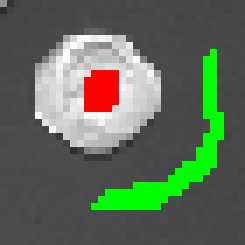
#> input picture coins35m.png, 35 x 35 px, given in place of coins10.png, which was not available (shown 7 times larger)
$ python Image2Graph_4.py
#> lines starting #> are read from the running program, lines starting #| are printed output that depends on the picture; after the words box and inside, x2 and y2 are one past the last pixel; in counts of white or black regions, pixels touching at a corner belong together; pictures that were not available may be replaced by others from this repository, and a replacement may not be noted
### FgBghist.py
# -*- coding: utf-8 -*-
"""
Created on Sat May 27 22:18:57 2023

@author: Joe
"""

from PIL import Image,ImageOps
import cv2
import numpy as np
import matplotlib.pyplot as plt
import networkx as nx
import pickle


def get_hist(fname):


    image1 = Image.open(fname+'m.png')
    imageGrey = ImageOps.grayscale(Image.open(fname+'.png'))
    imageGrey=np.asarray(imageGrey)
    image1 = np.asarray(image1)

    # image1 = cv2.imread(fname+'m.png')
    # imageGrey = cv2.imread(fname+'.png',0)

    R=image1[:,:,0]
    G=image1[:,:,1]
    B=image1[:,:,2]

    pixelsFg=[]
    pixelsBg=[]


    [r,c]=np.shape(B)

    for i in range(r):
        for j in range(c):
            if R[i][j]==255 and G[i][j]==0 and B[i][j]==0:
                pixelsFg.append([i,j])
            if R[i][j]==0 and G[i][j]==255 and B[i][j]==0:
                pixelsBg.append([i,j])

    bg=np.zeros([r,c])
    fg=np.zeros([r,c])


    histBg=[0 for i in range(255)]
    histFg=[0 for i in range(255)]

    for i in pixelsBg:
        bg[i[0]][i[1]]=255
        histBg[imageGrey[i[0]][i[1]]]+=1
    for i in pixelsFg:
        fg[i[0]][i[1]]=255
        histFg[imageGrey[i[0]][i[1]]]+=1
    histBgNorm=histBg#[(i/len(histBg)) for i in histBg]
    histFgNorm=histFg#[(i/len(histFg)) for i in histFg]
    # plt.plot([i/len(histBg) for i in histBg])
    # plt.plot([i/len(histFg) for i in histFg])
    # plt.show()
    return [histBgNorm,histFgNorm,pixelsBg,pixelsFg]

### Image2Graph_4.py
# -*- coding: utf-8 -*-
"""
Created on Wed May 24 16:16:20 2023

@author: JoeP
"""
import cv2
import numpy as np
import matplotlib.pyplot as plt
import math
import networkx as nx
import pickle
from FgBghist import get_hist
# In[]


def position(C,i,j):
    return (C*i)+j

# def index(R,C,pos):
#     return [int(pos/(R-1))-1,pos-int(pos/C)*C]

# In[]

fname='coins10'
# image1=np.ones([4,4])
# image1[1][0]=220
# image1[0][1]=190
image1 = cv2.imread(fname+'.png',0)
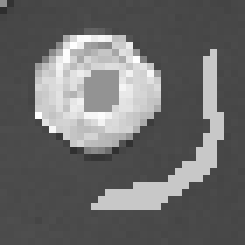
#> image1: shape (35, 35) (shown 7 times larger); min 46, max 255, mean 106.5
image1 = np.array(image1,dtype=float)
[r,c]=np.shape(image1)
#> r = 35; c = 35
no_of_pixel=r*c
#> no_of_pixel = 1225
n=2
Adj=np.zeros([no_of_pixel+n,no_of_pixel+n])
w=np.zeros([no_of_pixel+n,no_of_pixel+n])


neighbour=1
for i in range(r):
    for j in range(c):
        # print(i,j)
        x=position(c, i, j)
        z=position(c, i, j+1)
        if i+1<r:
            y=position(c, i+1, j)
            Adj[x][y]=Adj[y][x]=1
            w[x][y]=w[y][x]=np.exp(-abs(image1[i][j]-image1[i+1][j]))
        if j+1<c:
            z=position(c, i, j+1)
            Adj[x][z]=Adj[z][x]=1
            w[x][z]=w[z][x]=np.exp(-abs(image1[i][j]-image1[i][j+1]))
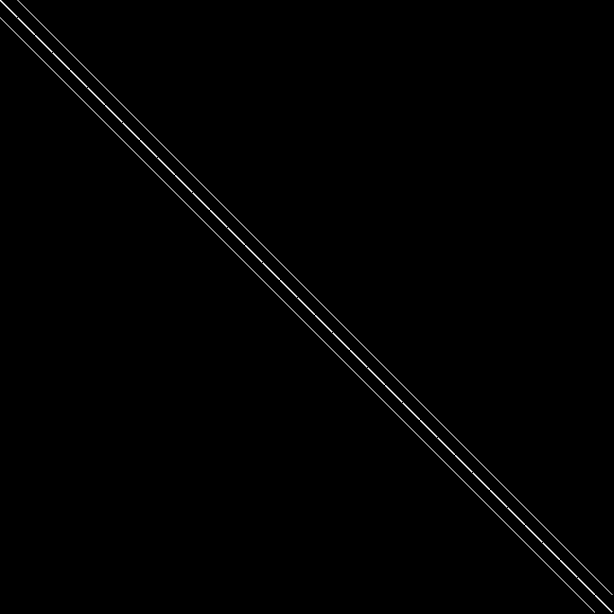
#> Adj: shape (1227, 1227) float64 (shown at 1/2 size); values 0 (black) and 1 (white), 0.32% white in thin lines or dots

[Bg,Fg,Pbg,Pfg]=get_hist(fname)
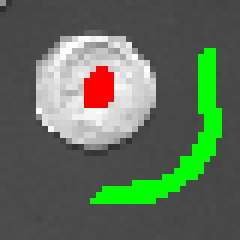
#> input picture coins40m.png, 40 x 40 px, given in place of coins10m.png, which was not available (shown 6 times larger)
#> in get_hist, image1 is the input picture: PIL image 40x40 RGBA; mean R, G, B, A 94, 108.7, 89.3, 255
#> in get_hist, `imageGrey = ImageOps.grayscale(Image.open(fname+'.png'))`:
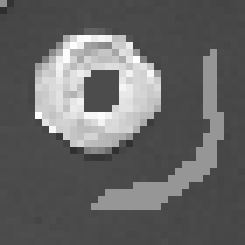
#> imageGrey: PIL image 35x35 L (shown 7 times larger); min 46, max 255, mean 101.3
#> in get_hist, `R=image1[:,:,0]`:
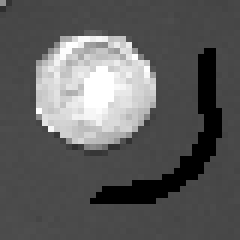
#> R: shape (40, 40) (shown 6 times larger); min 0, max 255, mean 94
#> in get_hist, `G=image1[:,:,1]`:
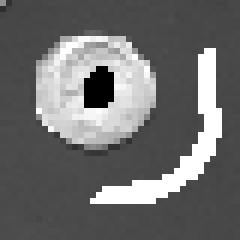
#> G: shape (40, 40) (shown 6 times larger); min 0, max 255, mean 108.7
#> after the loop in get_hist, `for i in pixelsBg:`:
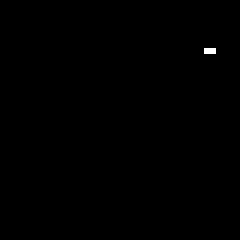
#> bg: shape (40, 40) float64 (shown 6 times larger); 0.12% white in thin lines or dots, all inside (x1, y1, x2, y2) = (34, 8, 36, 9)
#> after the loop in get_hist, `for i in pixelsBg:`: histBg = 255 values, max 1 at index 72, min 0 at index 0, mean 0.00392
#> (the run stopped early here; a loop or call above may not have finished)
